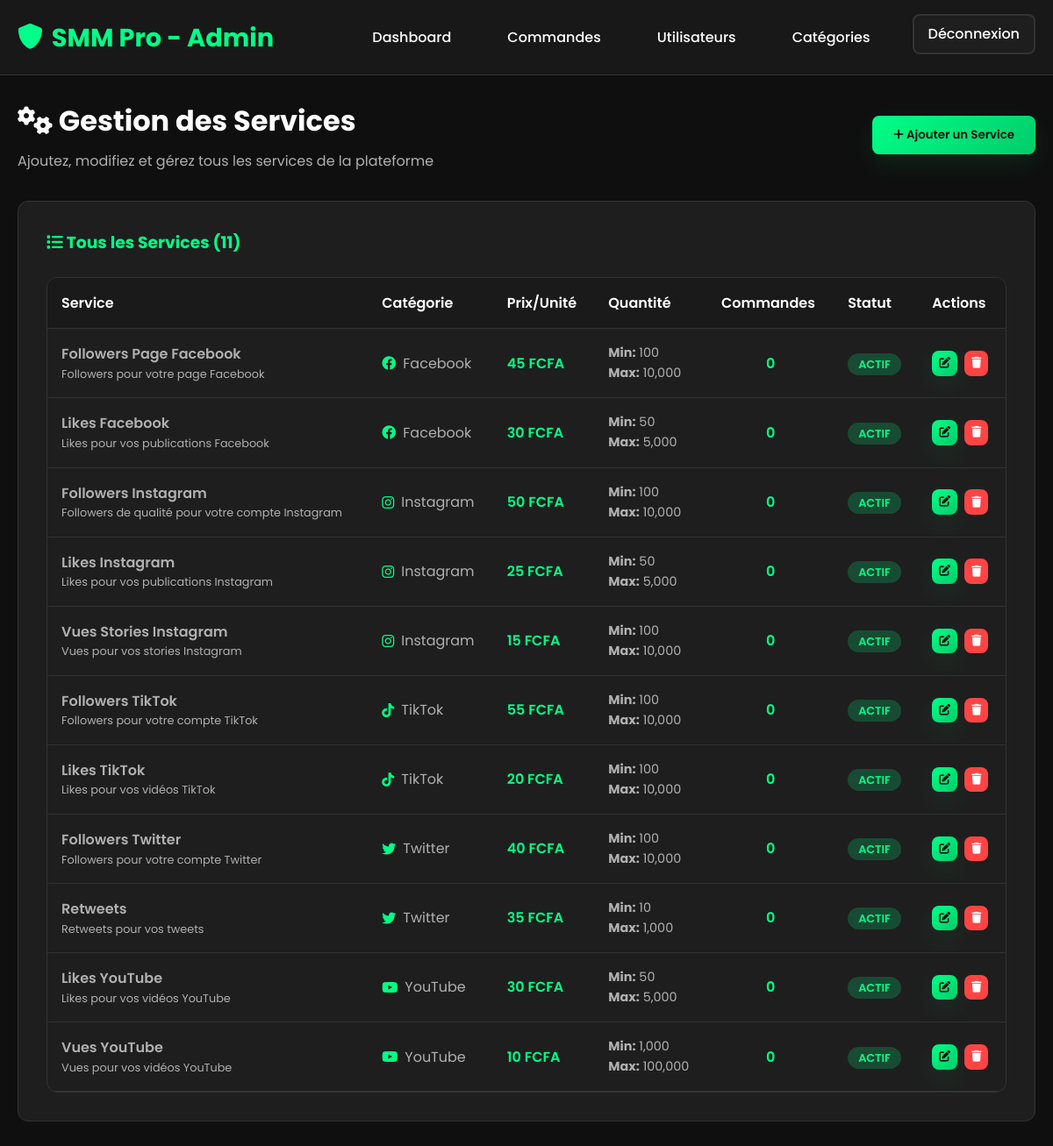
The app's page /admin/services.php (signed in) with its own data.
### tables this page shows
CREATE TABLE IF NOT EXISTS services (
    id INT AUTO_INCREMENT PRIMARY KEY,
    category_id INT NOT NULL,
    name VARCHAR(200) NOT NULL,
    description TEXT,
    price_per_unit DECIMAL(10,2) NOT NULL,
    min_quantity INT DEFAULT 1,
    max_quantity INT DEFAULT 10000,
    is_active BOOLEAN DEFAULT TRUE,
    created_at TIMESTAMP DEFAULT CURRENT_TIMESTAMP,
    FOREIGN KEY (category_id) REFERENCES categories(id) ON DELETE CASCADE
);

CREATE TABLE IF NOT EXISTS categories (
    id INT AUTO_INCREMENT PRIMARY KEY,
    name VARCHAR(100) NOT NULL,
    description TEXT,
    icon VARCHAR(50),
    is_active BOOLEAN DEFAULT TRUE,
    created_at TIMESTAMP DEFAULT CURRENT_TIMESTAMP
);

### config/database.php (called while the page is built, shortened)
<?php
class Database {
    private $connection;
    public function __construct() {
        try {
            $this->connection = new PDO(
                "mysql:host=" . DB_HOST . ";dbname=" . DB_NAME . ";charset=utf8mb4",
                DB_USER,
                DB_PASS,
                [
                    PDO::ATTR_ERRMODE => PDO::ERRMODE_EXCEPTION,
                    PDO::ATTR_DEFAULT_FETCH_MODE => PDO::FETCH_ASSOC,
                    PDO::ATTR_EMULATE_PREPARES => false
                ]
            );
        } catch(PDOException $e) {
            die("Erreur de connexion à la base de données: " . $e->getMessage());
        }
    }
    public function query($sql, $params = []) {
        $stmt = $this->connection->prepare($sql);
        $stmt->execute($params);
        return $stmt;
    }
    public function fetchAll($sql, $params = []) {
        return $this->query($sql, $params)->fetchAll();
    }
}
?>

### includes/auth.php (called while the page is built, shortened)
<?php
require_once '/home/u634930929/domains/darkgoldenrod-turkey-940813.hostingersite.com/public_html/config/database.php';
function formatPrice($price) {
    return number_format($price, 0, ',', ' ') . ' FCFA';
}
?>

### admin/services.php (the view, shortened to what this page needs)
<?php
require_once '/home/u634930929/domains/darkgoldenrod-turkey-940813.hostingersite.com/public_html/includes/auth.php';
$db = new Database();
$services = $db->fetchAll("
    SELECT s.*, c.name as category_name, c.icon as category_icon,
           (SELECT COUNT(*) FROM orders WHERE service_id = s.id) as order_count
    FROM services s
    JOIN categories c ON s.category_id = c.id
    ORDER BY c.name, s.name
");
?>
<!DOCTYPE html>
<html lang="fr">
<head>
    <link rel="stylesheet" href="../assets/css/style.css">
    <link rel="stylesheet" href="https://cdnjs.cloudflare.com/ajax/libs/font-awesome/6.0.0/css/all.min.css">
</head>
<body>
    <nav class="navbar">
        <div class="container">
            <div class="nav-content">
                <a href="dashboard.php" class="logo">
                    <i class="fas fa-shield-alt"></i>
                    <?php echo SITE_NAME; ?> - Admin
                </a>
                <ul class="nav-links">
                    <li><a href="dashboard.php">Dashboard</a></li>
                    <li><a href="orders.php">Commandes</a></li>
                    <li><a href="users.php">Utilisateurs</a></li>
                    <li><a href="categories.php">Catégories</a></li>
                    <li><a href="../logout.php" class="btn btn-secondary">Déconnexion</a></li>
                </ul>
            </div>
        </div>
    </nav>
    <div class="dashboard">
        <div class="container">
            <div class="dashboard-header">
                <div>
                    <h1 style="color: var(--text-primary); margin-bottom: 0.5rem;">
                        <i class="fas fa-cogs"></i> Gestion des Services
                    </h1>
                    <p style="color: var(--text-secondary);">
                        Ajoutez, modifiez et gérez tous les services de la plateforme
                    </p>
                </div>
                <div>
                    <button onclick="showAddServiceModal()" class="btn btn-primary">
                        <i class="fas fa-plus"></i> Ajouter un Service
                    </button>
                </div>
            </div>
            <div class="card">
                <h3 style="color: var(--primary-color); margin-bottom: 1.5rem;">
                    <i class="fas fa-list"></i> Tous les Services (<?php echo count($services); ?>)
                </h3>
                <?php if (empty($services)): ?>
                    <div style="text-align: center; padding: 3rem 1rem; color: var(--text-secondary);">
                        <i class="fas fa-cogs" style="font-size: 4rem; margin-bottom: 1rem; opacity: 0.5;"></i>
                        <h3>Aucun service</h3>
                        <p>Commencez par ajouter votre premier service.</p>
                        <button onclick="showAddServiceModal()" class="btn btn-primary" style="margin-top: 1rem;">
                            <i class="fas fa-plus"></i> Ajouter un Service
                        </button>
                    </div>
                <?php else: ?>
                    <div class="table-container">
                        <table class="table">
                            <thead>
                                <tr>
                                    <th>Service</th>
                                    <th>Catégorie</th>
                                    <th>Prix/Unité</th>
                                    <th>Quantité</th>
                                    <th>Commandes</th>
                                    <th>Statut</th>
                                    <th>Actions</th>
                                </tr>
                            </thead>
                            <tbody>
                                <?php foreach ($services as $service): ?>
                                <tr>
                                    <td>
                                        <div>
                                            <div style="font-weight: 600;"><?php echo htmlspecialchars($service['name']); ?></div>
                                            <div style="font-size: 0.8rem; color: var(--text-secondary);">
                                                <?php echo strlen($service['description']) > 50 ? substr($service['description'], 0, 50) . '...' : $service['description']; ?>
                                            </div>
                                        </div>
                                    </td>
                                    <td>
                                        <div style="display: flex; align-items: center; gap: 0.5rem;">
                                            <i class="<?php echo $service['category_icon']; ?>" style="color: var(--primary-color);"></i>
                                            <?php echo htmlspecialchars($service['category_name']); ?>
                                        </div>
                                    </td>
                                    <td style="font-weight: 600; color: var(--primary-color);">
                                        <?php echo formatPrice($service['price_per_unit']); ?>
                                    </td>
                                    <td>
                                        <div style="font-size: 0.9rem;">
                                            <div><strong>Min:</strong> <?php echo number_format($service['min_quantity']); ?></div>
                                            <div><strong>Max:</strong> <?php echo number_format($service['max_quantity']); ?></div>
                                        </div>
                                    </td>
                                    <td style="text-align: center;">
                                        <span style="font-weight: 600; color: var(--primary-color);">
                                            <?php echo $service['order_count']; ?>
                                        </span>
                                    </td>
                                    <td>
                                        <?php if ($service['is_active']): ?>
                                            <span class="status-badge status-completed">Actif</span>
                                        <?php else: ?>
                                            <span class="status-badge status-cancelled">Inactif</span>
                                        <?php endif; ?>
                                    </td>
                                    <td>
                                        <div style="display: flex; gap: 0.5rem;">
                                            <a href="?edit=<?php echo $service['id']; ?>"
                                               class="btn btn-primary" style="padding: 0.25rem 0.5rem; font-size: 0.8rem; text-decoration: none;">
                                                <i class="fas fa-edit"></i>
                                            </a>
                                            <?php if ($service['order_count'] == 0): ?>
                                                <button onclick="confirmDeleteService(<?php echo $service['id']; ?>, '<?php echo addslashes($service['name']); ?>')"
                                                        class="btn btn-danger" style="padding: 0.25rem 0.5rem; font-size: 0.8rem;">
                                                    <i class="fas fa-trash"></i>
                                                </button>
                                            <?php endif; ?>
                                        </div>
                                    </td>
                                </tr>
                                <?php endforeach; ?>
                            </tbody>
                        </table>
                    </div>
                <?php endif; ?>
            </div>
        </div>
    </div>
</body>
</html>

### assets/css/style.css (style rules this page uses)
:root { --primary-color: #00ff88; --primary-dark: #00cc6a; --secondary-color: #1a1a1a; --dark-bg: #0f0f0f; --card-bg: #1e1e1e; --text-primary: #ffffff; --text-secondary: #b0b0b0; --border-color: #333333; --success-color: #00ff88; --warning-color: #ffa500; --error-color: #ff4444; --gradient-primary: linear-gradient(135deg, #00ff88 0%, #00cc6a 100%); --gradient-dark: linear-gradient(135deg, #1a1a1a 0%, #0f0f0f 100%); --shadow: 0 10px 30px rgba(0, 255, 136, 0.1); --shadow-hover: 0 15px 40px rgba(0, 255, 136, 0.2); }
* { margin: 0; padding: 0; box-sizing: border-box; }
body { font-family: 'Poppins', sans-serif; background: var(--dark-bg); color: var(--text-primary); line-height: 1.6; overflow-x: hidden; }
.container { max-width: 1200px; margin: 0 auto; padding: 0 20px; }
.navbar { background: rgba(26, 26, 26, 0.95); backdrop-filter: blur(10px); padding: 1rem 0; position: fixed; top: 0; left: 0; right: 0; z-index: 1000; border-bottom: 1px solid var(--border-color); }
.nav-content { display: flex; justify-content: space-between; align-items: center; }
.logo { font-size: 1.8rem; font-weight: 700; color: var(--primary-color); text-decoration: none; display: flex; align-items: center; gap: 10px; }
.nav-links { display: flex; list-style: none; gap: 2rem; align-items: center; }
.nav-links a { color: var(--text-primary); text-decoration: none; font-weight: 500; transition: all 0.3s ease; padding: 0.5rem 1rem; border-radius: 8px; }
.btn { padding: 12px 24px; border: none; border-radius: 8px; font-weight: 600; font-family: inherit; cursor: pointer; transition: all 0.3s ease; text-decoration: none; display: inline-block; text-align: center; position: relative; overflow: hidden; }
.btn-primary { background: var(--gradient-primary); color: var(--dark-bg); box-shadow: var(--shadow); }
.btn-secondary { background: var(--card-bg); color: var(--text-primary); border: 2px solid var(--border-color); }
.btn-danger { background: var(--error-color); color: white; }
.card { background: var(--card-bg); border-radius: 12px; padding: 2rem; border: 1px solid var(--border-color); transition: all 0.3s ease; position: relative; overflow: hidden; }
.card::before { content: ''; position: absolute; top: 0; left: 0; right: 0; height: 4px; background: var(--gradient-primary); opacity: 0; transition: opacity 0.3s ease; }
.dashboard { margin-top: 80px; padding: 2rem 0; }
.dashboard-header { display: flex; justify-content: space-between; align-items: center; margin-bottom: 2rem; }
.table-container { background: var(--card-bg); border-radius: 12px; overflow: hidden; border: 1px solid var(--border-color); }
.table { width: 100%; border-collapse: collapse; }
.table th, .table td { padding: 1rem; text-align: left; border-bottom: 1px solid var(--border-color); }
.table th { background: var(--secondary-color); font-weight: 600; color: var(--text-primary); }
.table td { color: var(--text-secondary); }
.status-badge { padding: 4px 12px; border-radius: 20px; font-size: 0.8rem; font-weight: 600; text-transform: uppercase; }
.status-completed { background: rgba(0, 255, 136, 0.2); color: var(--success-color); }

### records on screen
services: name "Followers Page Facebook", description "Followers pour votre page Facebook", category.name "Facebook", price_per_unit "45 FCFA", min_quantity "100", max_quantity "10,000", order_count "0", is_active "ACTIF"
services: name "Likes Facebook", description "Likes pour vos publications Facebook", category.name "Facebook", price_per_unit "30 FCFA", min_quantity "50", max_quantity "5,000", order_count "0", is_active "ACTIF"
services: name "Followers Instagram", description "Followers de qualité pour votre compte Instagram", category.name "Instagram", price_per_unit "50 FCFA", min_quantity "100", max_quantity "10,000", order_count "0", is_active "ACTIF"
services: name "Likes Instagram", description "Likes pour vos publications Instagram", category.name "Instagram", price_per_unit "25 FCFA", min_quantity "50", max_quantity "5,000", order_count "0", is_active "ACTIF"
services: name "Vues Stories Instagram", description "Vues pour vos stories Instagram", category.name "Instagram", price_per_unit "15 FCFA", min_quantity "100", max_quantity "10,000", order_count "0", is_active "ACTIF"
services: name "Followers TikTok", description "Followers pour votre compte TikTok", category.name "TikTok", price_per_unit "55 FCFA", min_quantity "100", max_quantity "10,000", order_count "0", is_active "ACTIF"
services: name "Likes TikTok", description "Likes pour vos vidéos TikTok", category.name "TikTok", price_per_unit "20 FCFA", min_quantity "100", max_quantity "10,000", order_count "0", is_active "ACTIF"
services: name "Followers Twitter", description "Followers pour votre compte Twitter", category.name "Twitter", price_per_unit "40 FCFA", min_quantity "100", max_quantity "10,000", order_count "0", is_active "ACTIF"
services: name "Retweets", description "Retweets pour vos tweets", category.name "Twitter", price_per_unit "35 FCFA", min_quantity "10", max_quantity "1,000", order_count "0", is_active "ACTIF"
services: name "Likes YouTube", description "Likes pour vos vidéos YouTube", category.name "YouTube", price_per_unit "30 FCFA", min_quantity "50", max_quantity "5,000", order_count "0", is_active "ACTIF"
services: name "Vues YouTube", description "Vues pour vos vidéos YouTube", category.name "YouTube", price_per_unit "10 FCFA", min_quantity "1,000", max_quantity "100,000", order_count "0", is_active "ACTIF"

### other values on screen
SITE_NAME "SMM Pro"
count($services) "11"
